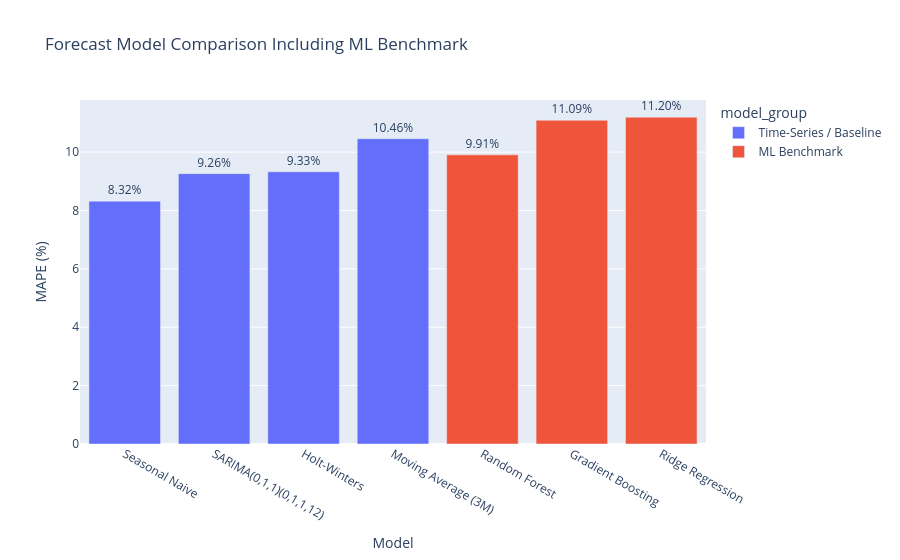

This figure's notebook cell:
### Markdown cell above
# 14. Model Comparison Chart (including ML model)

### Code cell
metrics_for_plot = combined_forecast_metrics.copy()
metrics_for_plot["MAPE_pct"] = metrics_for_plot["MAPE"] * 100

fig = px.bar(
    metrics_for_plot,
    x="model",
    y="MAPE_pct",
    color="model_group",
    text="MAPE_pct",
    title="Forecast Model Comparison Including ML Benchmark",
)

fig.update_traces(texttemplate="%{text:.2f}%", textposition="outside")
fig.update_layout(
    xaxis_title="Model",
    yaxis_title="MAPE (%)",
)

fig.show()

### Figure 1 — Plotly figure (JSON) as saved in the notebook; plotly's stock layout.template omitted (floating-point values rounded to 4 significant figures)
{"data": [{"hovertemplate": "model_group=Time-Series / Baseline<br>model=%{x}<br>MAPE_pct=%{text}<extra></extra>", "legendgroup": "Time-Series / Baseline", "marker": {"color": "#636efa", "pattern": {"shape": ""}}, "name": "Time-Series / Baseline", "orientation": "v", "showlegend": true, "text": [8.319, 9.263, 9.326, 10.46], "textposition": "outside", "texttemplate": "%{text:.2f}%", "type": "bar", "x": ["Seasonal Naive", "SARIMA(0,1,1)(0,1,1,12)", "Holt-Winters", "Moving Average (3M)"], "xaxis": "x", "y": [8.319, 9.263, 9.326, 10.46], "yaxis": "y"}, {"hovertemplate": "model_group=ML Benchmark<br>model=%{x}<br>MAPE_pct=%{text}<extra></extra>", "legendgroup": "ML Benchmark", "marker": {"color": "#EF553B", "pattern": {"shape": ""}}, "name": "ML Benchmark", "orientation": "v", "showlegend": true, "text": [9.906, 11.09, 11.2], "textposition": "outside", "texttemplate": "%{text:.2f}%", "type": "bar", "x": ["Random Forest", "Gradient Boosting", "Ridge Regression"], "xaxis": "x", "y": [9.906, 11.09, 11.2], "yaxis": "y"}], "layout": {"barmode": "relative", "legend": {"title": {"text": "model_group"}, "tracegroupgap": 0}, "title": {"text": "Forecast Model Comparison Including ML Benchmark"}, "xaxis": {"anchor": "y", "domain": [0, 1], "title": {"text": "Model"}}, "yaxis": {"anchor": "x", "domain": [0, 1], "title": {"text": "MAPE (%)"}}}}
